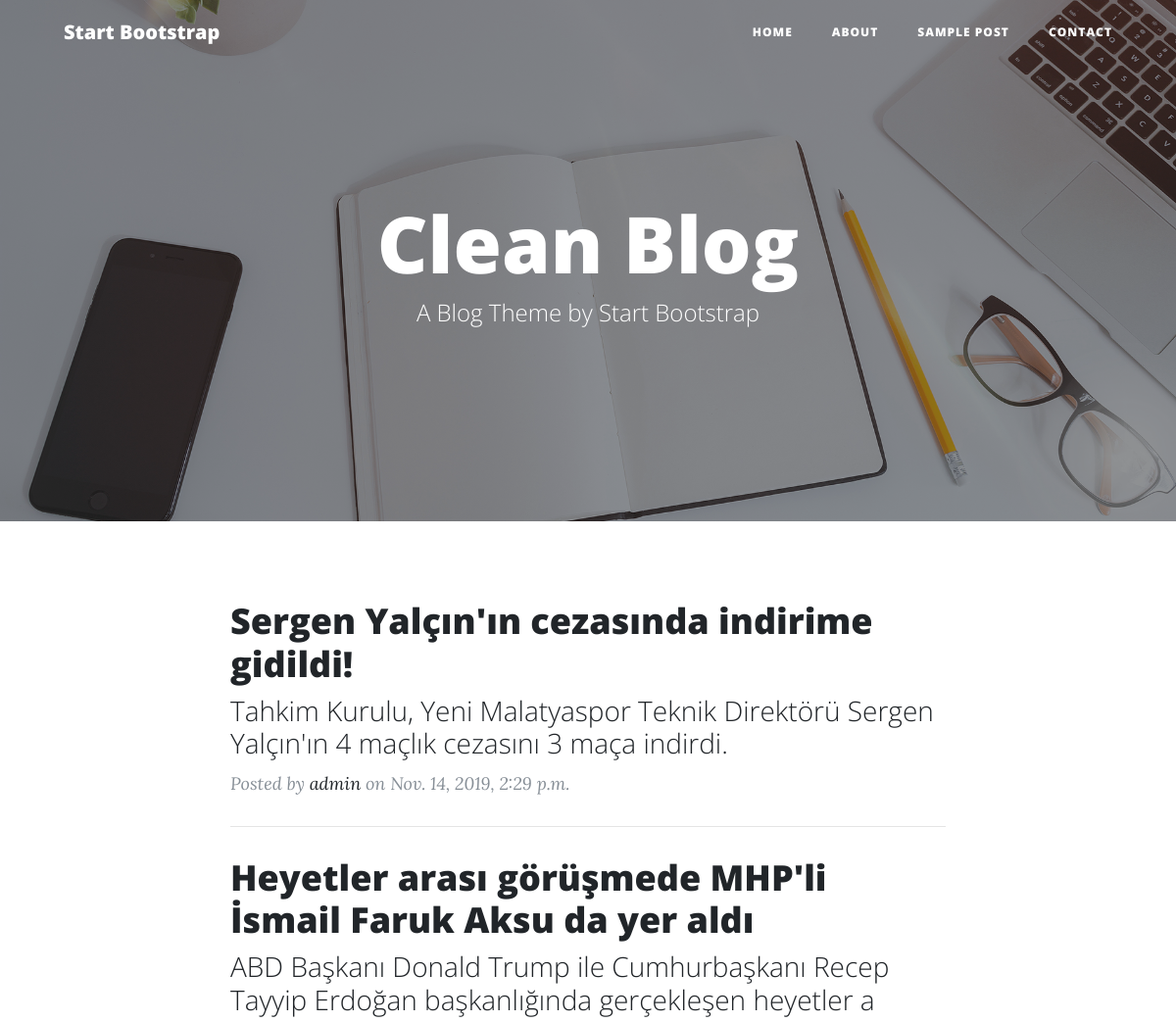
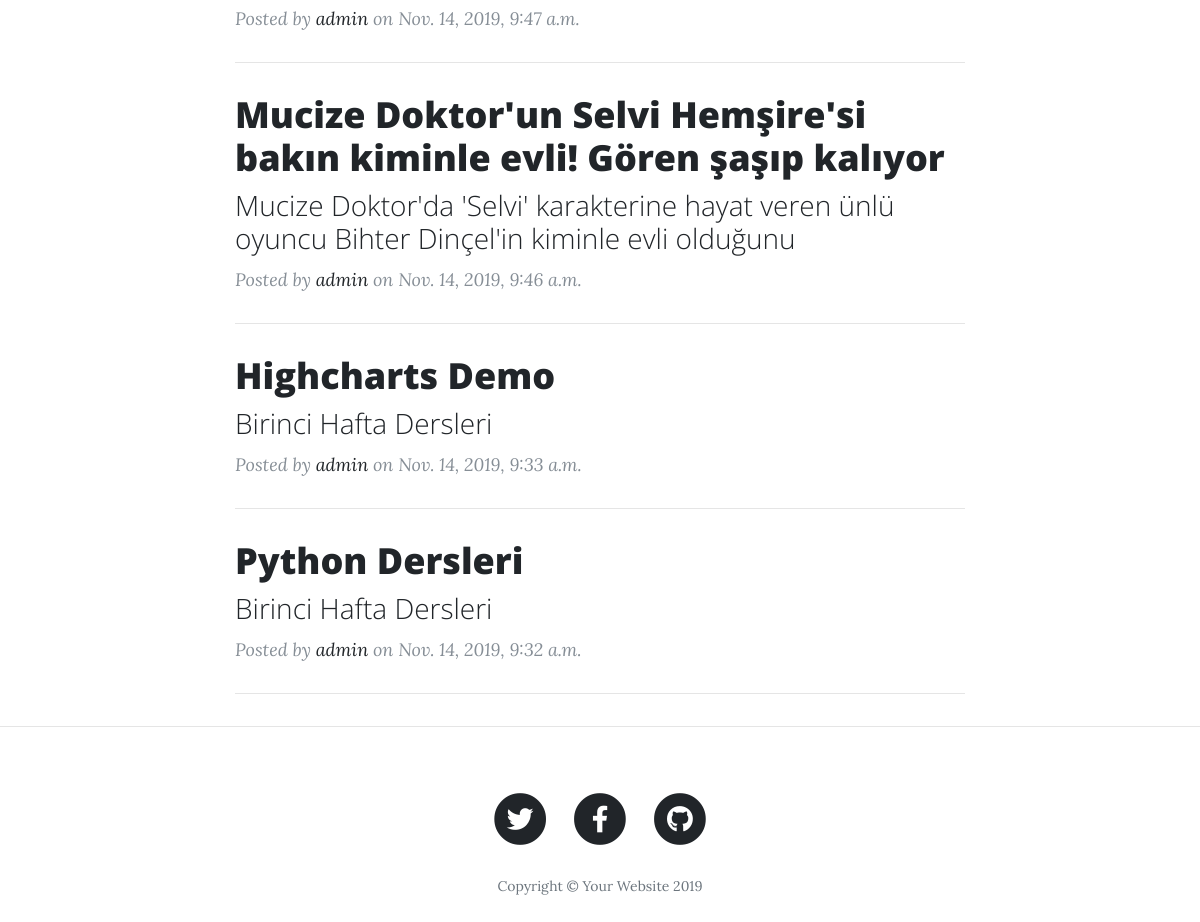
The page / on the database its author committed (2 pictures, top to bottom).
### blog/models.py (models this page shows, shortened)
class Post(models.Model):
    title = models.CharField(max_length=100)
    subtitle = models.CharField(max_length=100)
    content = RichTextField()
    author = models.ForeignKey(
        'auth.User',
        on_delete=models.CASCADE,
    )
    date = models.DateTimeField(auto_now_add=True)
    image = models.ImageField(upload_to='images', null=True)
    class Meta:
        ordering = ['-date']

### blog/views.py (the view)
# urls.py: path('', BlogPageView.as_view(), name='index'),
class BlogPageView(ListView):
    model = Post
    template_name = 'index.html'
    paginate_by = 10

### templates/index.html (shortened to what this page needs)
{% extends 'base.html' %}
{% load static %}
{% block content %}
  <header class="masthead" style="background-image: url('{% static "img/home-bg.jpg" %}')">
    <div class="overlay"></div>
    <div class="container">
      <div class="row">
        <div class="col-lg-8 col-md-10 mx-auto">
          <div class="site-heading">
            <h1>Clean Blog</h1>
            <span class="subheading">A Blog Theme by Start Bootstrap</span>
          </div>
        </div>
      </div>
    </div>
  </header>
  <div class="container">
    <div class="row">
      <div class="col-lg-8 col-md-10 mx-auto">
        {% for post in object_list %}
        <div class="post-preview">
          <a href="{% url 'post' post.pk%}">
            <h2 class="post-title">
              {{ post.title }}
            </h2>
            <h3 class="post-subtitle">
              {{ post.subtitle }}
            </h3>
          </a>
          <p class="post-meta">Posted by
            <a href="#">{{ post.author }}</a>
            on {{ post.date }}</p>
        </div>
        <hr>
        {% endfor %}
      </div>
    </div>
  </div>
  <hr>
{% endblock content %}

### templates/base.html
{% include 'header.html' %}
{% block content %}
{% endblock content %}
{% include 'footer.html' %}

### templates/header.html (shortened to what this page needs)
{% load static %}
<!DOCTYPE html>
<html lang="en">
<head>
  <link href="{% static 'vendor/bootstrap/css/bootstrap.min.css' %}" rel="stylesheet">
  <link href="{% static 'vendor/fontawesome-free/css/all.min.css' %}" rel="stylesheet" type="text/css">
  <link href="{% static 'css/clean-blog.min.css' %}" rel="stylesheet">
</head>
<body>
  <nav class="navbar navbar-expand-lg navbar-light fixed-top" id="mainNav">
    <div class="container">
      <a class="navbar-brand" href="/">Start Bootstrap</a>
      <div class="collapse navbar-collapse" id="navbarResponsive">
        <ul class="navbar-nav ml-auto">
          <li class="nav-item">
            <a class="nav-link" href="/">Home</a>
          </li>
          <li class="nav-item">
            <a class="nav-link" href="/about">About</a>
          </li>
          <li class="nav-item">
            <a class="nav-link" href="/post">Sample Post</a>
          </li>
          <li class="nav-item">
            <a class="nav-link" href="/contact">Contact</a>
          </li>
        </ul>
      </div>
    </div>
  </nav>

### templates/footer.html (shortened to what this page needs)
{% load static %}
  <footer>
    <div class="container">
      <div class="row">
        <div class="col-lg-8 col-md-10 mx-auto">
          <ul class="list-inline text-center">
            <li class="list-inline-item">
              <a href="#">
                <span class="fa-stack fa-lg">
                  <i class="fas fa-circle fa-stack-2x"></i>
                  <i class="fab fa-twitter fa-stack-1x fa-inverse"></i>
                </span>
              </a>
            </li>
            <li class="list-inline-item">
              <a href="#">
                <span class="fa-stack fa-lg">
                  <i class="fas fa-circle fa-stack-2x"></i>
                  <i class="fab fa-facebook-f fa-stack-1x fa-inverse"></i>
                </span>
              </a>
            </li>
            <li class="list-inline-item">
              <a href="#">
                <span class="fa-stack fa-lg">
                  <i class="fas fa-circle fa-stack-2x"></i>
                  <i class="fab fa-github fa-stack-1x fa-inverse"></i>
                </span>
              </a>
            </li>
          </ul>
          <p class="copyright text-muted">Copyright &copy; Your Website 2019</p>
        </div>
      </div>
    </div>
  </footer>
</body>
</html>

### rows shown on the page
Post: title "Sergen Yalçın'ın cezasında indirime gidildi!", subtitle "Tahkim Kurulu, Yeni Malatyaspor Teknik Direktörü Sergen Yalçın'ın 4 maçlık cezasını 3 maça indirdi.", author "admin", date "Nov. 14, 2019, 2:29 p.m."
Post: title "Heyetler arası görüşmede MHP'li İsmail Faruk Aksu da yer aldı", subtitle "ABD Başkanı Donald Trump ile Cumhurbaşkanı Recep Tayyip Erdoğan başkanlığında gerçekleşen heyetler a", author "admin", date "Nov. 14, 2019, 9:47 a.m."
Post: title "Mucize Doktor'un Selvi Hemşire'si bakın kiminle evli! Gören şaşıp kalıyor", subtitle "Mucize Doktor'da 'Selvi' karakterine hayat veren ünlü oyuncu Bihter Dinçel'in kiminle evli olduğunu", author "admin", date "Nov. 14, 2019, 9:46 a.m."
Post: title "Highcharts Demo", subtitle "Birinci Hafta Dersleri", author "admin", date "Nov. 14, 2019, 9:33 a.m."
Post: title "Python Dersleri", subtitle "Birinci Hafta Dersleri", author "admin", date "Nov. 14, 2019, 9:32 a.m."
